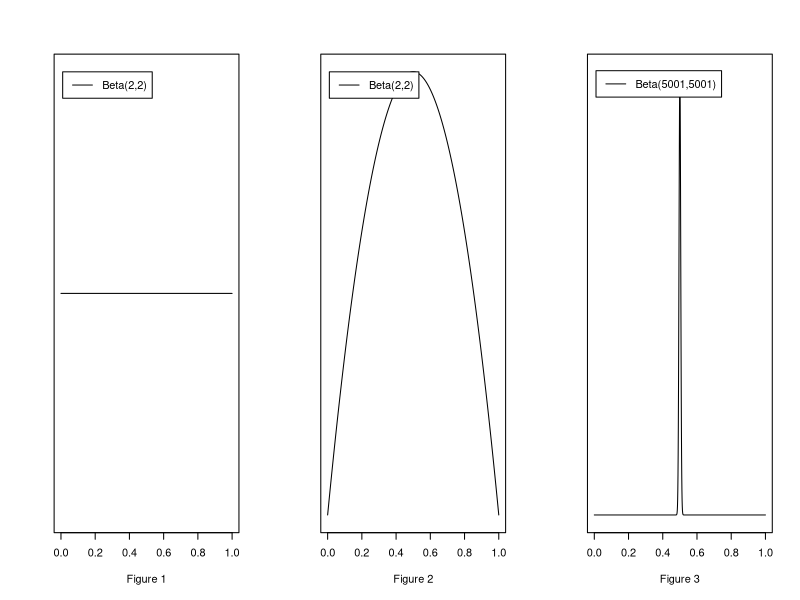
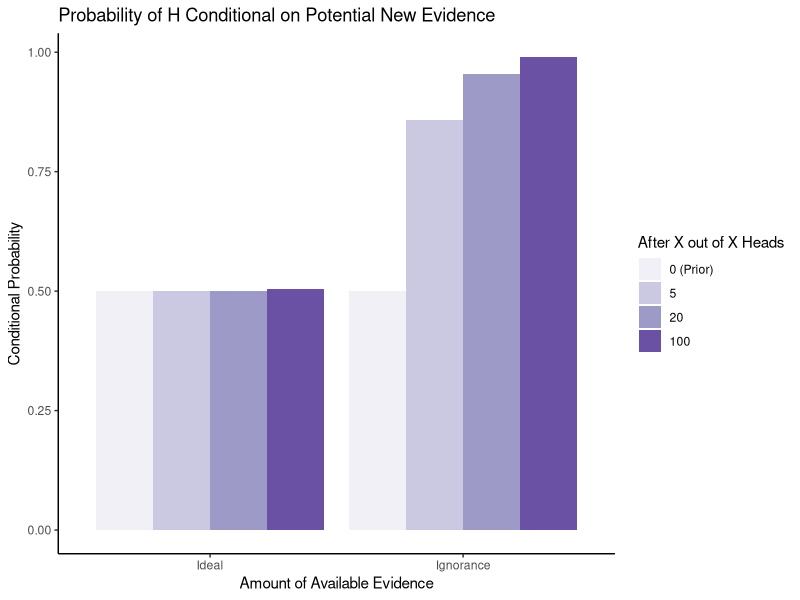

Generate these figures, in order, with R:
library(ggplot2)

a = 1
b = 1
a2 = 2
b2 = 2
a3 = 5001
b3 = 5001
x = seq(0,1,by=0.001)
y1 = dbeta(x,a,b)
y2 = dbeta(x,a2,b2)
y3  = dbeta(x,a3,b3)
par(mfrow=c(1,3))

plot(x,y1,type='l',xlab="Figure 1", ylab="",yaxt='n')
legend(0.01, 1.4, legend="Beta(2,2)", cex=1, lty=1:2)
plot(x,y2,type = 'l',xlab="Figure 2", ylab="", yaxt='n')
legend(0.01, 1.5, legend="Beta(2,2)", cex=1, lty=1:2)
plot(x,y3, type='l',xlab="Figure 3", ylab="",yaxt='n')
legend(0.01, 80, legend="Beta(5001,5001)", cex=1, lty=1:2)



lower1 = 0.46
higher1 = 0.54
lower2 = 0.49
higher2 = 0.51
pbeta(higher1,a,b)- pbeta(lower1,a,b) 
pbeta(higher1,a2,b2)-pbeta(lower1,a2,b2) 
pbeta(higher1,a3,b3)-pbeta(lower1,a3,b3)  

pbeta(higher2,a,b)- pbeta(lower2,a,b) 
pbeta(higher2,a2,b2)-pbeta(lower2,a2,b2) 
pbeta(higher2,a3,b3)-pbeta(lower2,a3,b3)  

qbeta(0.975,a,b) 
qbeta(0.025,a,b)

qbeta(0.975,a2,b2) 
qbeta(0.025,a2,b)

qbeta(0.975,a3,b3) 
qbeta(0.025,a3,b3)

qbeta(0.95,a,b) 
qbeta(0.05,a,b)

qbeta(0.95,a2,b2) 
qbeta(0.05,a2,b)

qbeta(0.95,a3,b3) 
qbeta(0.05,a3,b3)


qbeta(0.005,a,b) 
qbeta(0.995,a,b)

qbeta(0.005,a2,b2) 
qbeta(0.995,a2,b)

qbeta(0.005,a3,b3) 
qbeta(0.995,a3,b3)

X1 = 5
X2 = 20
X3 = 100

getRelevance = function(a,b,X=0,N=0){
  return (abs((a/(a+b))-(a+X)/(a+b+N)))
}
update = function(a,b,X=0,N=0){
  return ((a+X)/(a+b+N))
}


conditional = c(update(a,b),update(a,b,X1,X1),update(a,b,X2,X2),update(a,b,X3,X3),update(a3,b3,0,0),update(a3,b3,X1,X1),update(a3,b3,X2,X2),update(a3,b3,X3,X3))

relevance = c(getRelevance(a,b,X1,X1),getRelevance(a,b,X2,X2),getRelevance(a,b,X3,X3),getRelevance(a2,b2,X1,X1),getRelevance(a2,b2,X2,X2),getRelevance(a2,b2,X3,X3),getRelevance(a3,b3,X1,X1),getRelevance(a3,b3,X2,X2),getRelevance(a3,b3,X3,X3))


datascenario = rep(c("A","B","C","D"),2)
evidence = c(rep("Ignorance",4),rep("Ideal",4))

res = data.frame (conditional, datascenario, evidence,row=seq(1,length(conditional)))
levels(res$datascenario) = c("0 (prior)","5","20","100")
g = ggplot(res,aes(evidence,y=conditional,fill=datascenario))
g + geom_col(position = 'dodge')  + 
      scale_fill_brewer(palette = 'Purples',name = "After X out of X Heads", labels = c("0 (Prior)", "5", "20","100")) +
    theme_classic() + 
    ggtitle('Probability of H Conditional on Potential New Evidence') +ylab('Conditional Probability') + 
  xlab('Amount of Available Evidence')


getRes = function(a,b,n,x){
  post = (a+x)/(a+b+n)
  prior = a/(a+b)
  diff = abs(post - prior)
  paste(post,prior,diff)
  return (1-diff)
}
